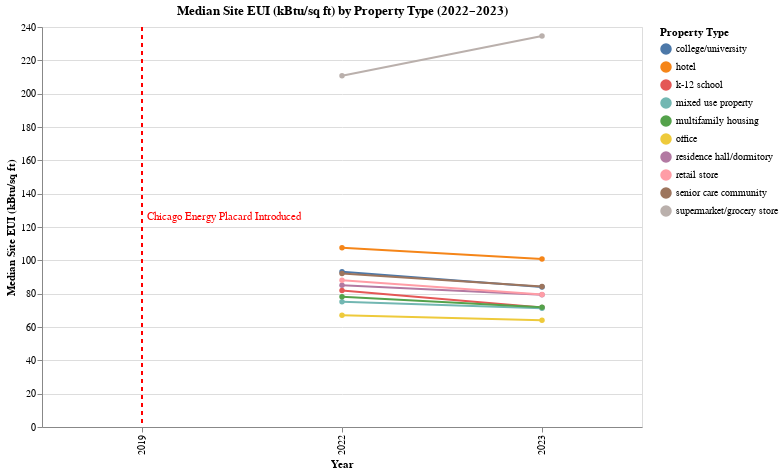

Here is the notebook cell this chart was saved with:
### Markdown cell above
Because the weather-normalized metrics show little or no change while the unadjusted metrics decrease, the 2023 energy reduction likely reflects milder weather conditions rather than major shifts in building efficiency or behavior.

### Code cell
# Keep only top 8 most common property types overall
top_types = energy_2023["Primary Property Type"].value_counts().nlargest(10).index

top_energy = energy_2023[energy_2023["Primary Property Type"].isin(top_types)].copy()
print(top_energy.shape)
top_energy.head()

median_site = plot_metric_by_property(
    df=top_energy, metric_col="Site EUI (kBtu/sq ft)", agg_func=pd.Series.median
)
median_site

### Figure 1 — Vega-Lite specification as saved in the notebook (floating-point values rounded to 4 significant figures)
{"config": {"view": {"continuousWidth": 300, "continuousHeight": 300}}, "layer": [{"data": {"name": "data-9bc7a94103ee1c778e725bbb63344c0c"}, "mark": {"type": "line", "point": true}, "encoding": {"color": {"field": "Primary Property Type", "title": "Property Type", "type": "nominal"}, "tooltip": [{"field": "Primary Property Type", "title": "Property Type", "type": "nominal"}, {"field": "Data Year", "title": "Year", "type": "quantitative"}, {"field": "Aggregated_Metric", "format": ".2f", "title": "Median Site EUI (kBtu/sq ft)", "type": "quantitative"}], "x": {"field": "Data Year", "sort": "ascending", "title": "Year", "type": "ordinal"}, "y": {"field": "Aggregated_Metric", "title": "Median Site EUI (kBtu/sq ft)", "type": "quantitative"}}, "name": "view_115"}, {"data": {"name": "data-0c454f3f83ff251380041a7c1dc9c76c"}, "mark": {"type": "rule", "color": "red", "size": 2, "strokeDash": [4, 4]}, "encoding": {"x": {"field": "Data Year", "type": "ordinal"}}}, {"data": {"name": "data-59d4f649ef26394b53c706eca5efd7c6"}, "mark": {"type": "text", "align": "left", "baseline": "bottom", "color": "red", "dx": 5, "dy": -5}, "encoding": {"text": {"field": "label", "type": "nominal"}, "x": {"field": "Data Year", "type": "ordinal"}}}], "height": 400, "params": [{"name": "param_70", "select": {"type": "interval", "encodings": ["x", "y"]}, "bind": "scales", "views": ["view_115"]}], "title": "Median Site EUI (kBtu/sq ft) by Property Type (2022–2023)", "width": 600, "$schema": "https://vega.github.io/schema/vega-lite/v5.20.1.json", "datasets": {"data-9bc7a94103ee1c778e725bbb63344c0c": [{"Data Year": 2022, "Primary Property Type": "college/university", "Aggregated_Metric": 93.1}, {"Data Year": 2022, "Primary Property Type": "hotel", "Aggregated_Metric": 107.5}, {"Data Year": 2022, "Primary Property Type": "k-12 school", "Aggregated_Metric": 81.9}, {"Data Year": 2022, "Primary Property Type": "mixed use property", "Aggregated_Metric": 75.2}, {"Data Year": 2022, "Primary Property Type": "multifamily housing", "Aggregated_Metric": 78.2}, {"Data Year": 2022, "Primary Property Type": "office", "Aggregated_Metric": 67.1}, {"Data Year": 2022, "Primary Property Type": "residence hall/dormitory", "Aggregated_Metric": 85.0}, {"Data Year": 2022, "Primary Property Type": "retail store", "Aggregated_Metric": 88.1}, {"Data Year": 2022, "Primary Property Type": "senior care community", "Aggregated_Metric": 92.1}, {"Data Year": 2022, "Primary Property Type": "supermarket/grocery store", "Aggregated_Metric": 210.7}, {"Data Year": 2023, "Primary Property Type": "college/university", "Aggregated_Metric": 83.95}, {"Data Year": 2023, "Primary Property Type": "hotel", "Aggregated_Metric": 100.8}, {"Data Year": 2023, "Primary Property Type": "k-12 school", "Aggregated_Metric": 71.7}, {"Data Year": 2023, "Primary Property Type": "mixed use property", "Aggregated_Metric": 71.2}, {"Data Year": 2023, "Primary Property Type": "multifamily housing", "Aggregated_Metric": 71.8}, {"Data Year": 2023, "Primary Property Type": "office", "Aggregated_Metric": 64.1}, {"Data Year": 2023, "Primary Property Type": "residence hall/dormitory", "Aggregated_Metric": 79.4}, {"Data Year": 2023, "Primary Property Type": "retail store", "Aggregated_Metric": 79.45}, {"Data Year": 2023, "Primary Property Type": "senior care community", "Aggregated_Metric": 84.35}, {"Data Year": 2023, "Primary Property Type": "supermarket/grocery store", "Aggregated_Metric": 234.6}], "data-0c454f3f83ff251380041a7c1dc9c76c": [{"Data Year": 2019}], "data-59d4f649ef26394b53c706eca5efd7c6": [{"Data Year": 2019, "label": "Chicago Energy Placard Introduced"}]}}
